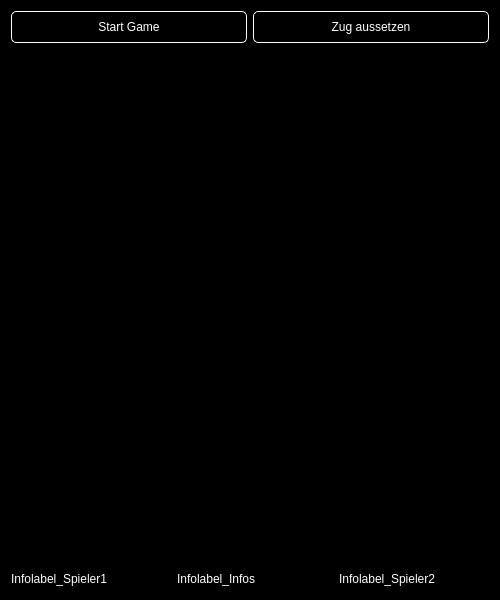
<?xml version="1.0" encoding="UTF-8"?>
<ui version="4.0">
 <class>GameWindow</class>
 <widget class="QMainWindow" name="GameWindow">
  <property name="geometry">
   <rect>
    <x>0</x>
    <y>0</y>
    <width>500</width>
    <height>600</height>
   </rect>
  </property>
  <property name="windowTitle">
   <string>GameWindow</string>
  </property>
  <property name="styleSheet">
   <string notr="true">background-color: rgb(0, 0, 0);
border: 0;</string>
  </property>
  <widget class="QWidget" name="centralWidget">
   <property name="minimumSize">
    <size>
     <width>500</width>
     <height>600</height>
    </size>
   </property>
   <layout class="QVBoxLayout" name="verticalLayout_3">
    <property name="sizeConstraint">
     <enum>QLayout::SetDefaultConstraint</enum>
    </property>
    <item>
     <layout class="QGridLayout" name="gridLayout">
      <item row="1" column="0">
       <layout class="QHBoxLayout" name="horizontalLayout">
        <item>
         <widget class="QPushButton" name="pushButton">
          <property name="styleSheet">
           <string notr="true">background-color: rgb(0, 0, 0);
font: 75 12pt &quot;Viner Hand ITC&quot;;
color: rgb(255, 255, 255);
height: 30px;
border: 1px solid white;
border-radius: 5px;</string>
          </property>
          <property name="text">
           <string>Start Game</string>
          </property>
         </widget>
        </item>
        <item>
         <widget class="QPushButton" name="pushButton_2">
          <property name="styleSheet">
           <string notr="true">background-color: rgb(0, 0, 0);
font: 75 12pt &quot;Viner Hand ITC&quot;;
color: rgb(255, 255, 255);
height: 30px;
border: 1px solid white;
border-radius: 5px;</string>
          </property>
          <property name="text">
           <string>Zug aussetzen</string>
          </property>
         </widget>
        </item>
       </layout>
      </item>
     </layout>
    </item>
    <item>
     <widget class="QGraphicsView" name="graphicsViewField">
      <property name="sizePolicy">
       <sizepolicy hsizetype="Expanding" vsizetype="Expanding">
        <horstretch>0</horstretch>
        <verstretch>0</verstretch>
       </sizepolicy>
      </property>
      <property name="minimumSize">
       <size>
        <width>400</width>
        <height>400</height>
       </size>
      </property>
      <property name="layoutDirection">
       <enum>Qt::LeftToRight</enum>
      </property>
      <property name="frameShadow">
       <enum>QFrame::Raised</enum>
      </property>
      <property name="verticalScrollBarPolicy">
       <enum>Qt::ScrollBarAlwaysOff</enum>
      </property>
      <property name="horizontalScrollBarPolicy">
       <enum>Qt::ScrollBarAlwaysOff</enum>
      </property>
      <property name="alignment">
       <set>Qt::AlignLeading|Qt::AlignLeft|Qt::AlignTop</set>
      </property>
     </widget>
    </item>
    <item>
     <layout class="QHBoxLayout" name="horizontalLayout_2">
      <item>
       <widget class="QLabel" name="labelPlayer1">
        <property name="minimumSize">
         <size>
          <width>150</width>
          <height>20</height>
         </size>
        </property>
        <property name="maximumSize">
         <size>
          <width>2000</width>
          <height>20</height>
         </size>
        </property>
        <property name="styleSheet">
         <string notr="true">color: rgb(255, 255, 255);</string>
        </property>
        <property name="text">
         <string>Infolabel_Spieler1</string>
        </property>
       </widget>
      </item>
      <item>
       <spacer name="horizontalSpacer_2">
        <property name="orientation">
         <enum>Qt::Horizontal</enum>
        </property>
        <property name="sizeType">
         <enum>QSizePolicy::Fixed</enum>
        </property>
        <property name="sizeHint" stdset="0">
         <size>
          <width>10</width>
          <height>20</height>
         </size>
        </property>
       </spacer>
      </item>
      <item>
       <widget class="QLabel" name="label">
        <property name="styleSheet">
         <string notr="true">color: rgb(255, 255, 255);</string>
        </property>
        <property name="text">
         <string>Infolabel_Infos</string>
        </property>
       </widget>
      </item>
      <item>
       <spacer name="horizontalSpacer">
        <property name="orientation">
         <enum>Qt::Horizontal</enum>
        </property>
        <property name="sizeType">
         <enum>QSizePolicy::Fixed</enum>
        </property>
        <property name="sizeHint" stdset="0">
         <size>
          <width>10</width>
          <height>20</height>
         </size>
        </property>
       </spacer>
      </item>
      <item>
       <widget class="QLabel" name="labelPlayer2">
        <property name="sizePolicy">
         <sizepolicy hsizetype="Preferred" vsizetype="Fixed">
          <horstretch>0</horstretch>
          <verstretch>0</verstretch>
         </sizepolicy>
        </property>
        <property name="minimumSize">
         <size>
          <width>150</width>
          <height>20</height>
         </size>
        </property>
        <property name="maximumSize">
         <size>
          <width>2000</width>
          <height>20</height>
         </size>
        </property>
        <property name="styleSheet">
         <string notr="true">color: rgb(255, 255, 255);</string>
        </property>
        <property name="text">
         <string>Infolabel_Spieler2</string>
        </property>
       </widget>
      </item>
     </layout>
    </item>
   </layout>
  </widget>
 </widget>
 <layoutdefault spacing="6" margin="11"/>
 <resources/>
 <connections/>
</ui>
